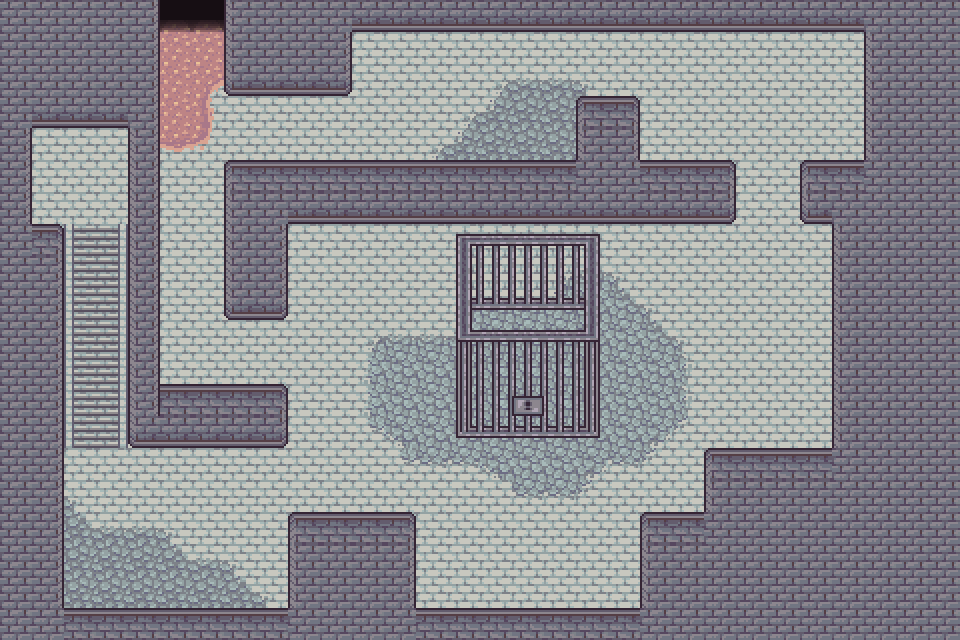

A level layout from a 2D game, rendered from its tile map. Below: a short description, then the map file with tile-grid data replaced by summaries:
An orthogonal 30x20 tile map with 32x32 px tiles, 4 tile layers (Floor, floor details, Walls, Objects), 3 hidden layers not drawn, 4 tilesets.

<map version="1.10" tiledversion="1.12.0" orientation="orthogonal" renderorder="right-down" width="30" height="20" tilewidth="32" tileheight="32" infinite="0" nextlayerid="10" nextobjectid="3">
 <tileset firstgid="1" source="tileset.tsx" />
 <tileset firstgid="361" source="walls.tsx" />
 <tileset firstgid="505" source="test.tsx" />
 <tileset firstgid="617" source="equipment-icons-tileset.tsx" />
 <group id="7" name="Floor">
  <layer id="1" name="Floor" width="30" height="20">
   <data>[600 cells, 600 non-empty, 3 distinct tile ids]</data>
  </layer>
  <layer id="4" name="floor details" width="30" height="20">
   <data>[600 cells, 107 non-empty, 24 distinct tile ids]</data>
  </layer>
 </group>
 <layer id="2" name="Walls" width="30" height="20">
  <data>[600 cells, 276 non-empty, 7 distinct tile ids]</data>
 </layer>
 <layer id="6" name="collisoins" width="30" height="20" visible="0">
  <data>[600 cells, 178 non-empty, 1 distinct tile ids]</data>
 </layer>
 <layer id="9" name="item" width="30" height="20" visible="0">
  <data>[600 cells, 9 non-empty, 4 distinct tile ids]</data>
 </layer>
 <layer id="8" name="player" width="30" height="20" visible="0">
  <data>[600 cells, 1 non-empty, 1 distinct tile ids]</data>
 </layer>
 <layer id="3" name="Objects" width="30" height="20">
  <data>[600 cells, 37 non-empty, 17 distinct tile ids]</data>
 </layer>
</map>
